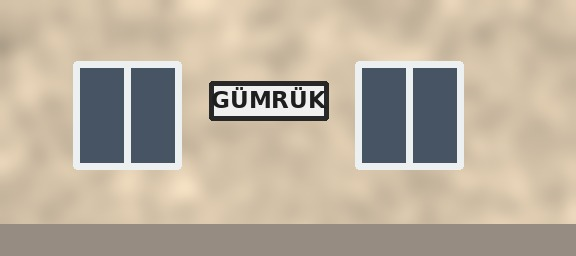
#> input picture S17/project/tex/office.jpg, 576 x 256 px
$ python -i stamp.py   (imports and definitions only)
#> lines starting #> are read from the running program, lines starting #| are printed output that depends on the picture; after the words box and inside, x2 and y2 are one past the last pixel; in counts of white or black regions, pixels touching at a corner belong together
"""The "Sınavda çıkar" stamp and what it brings, as whole-frame effects on the finished picture (RGB uint8):
1. A rubber stamp comes down out of the top of the frame and leaves a red SINAVDA ÇIKAR mark.
2. The picture turns into a newspaper clipping: halftone photo, the documented fact as the headline, the date line.
   No masthead and no real paper's name: the clipping is the show's own device.
3. INSERT: Vehbi's textbook page, the same figure underlined.
The text lives in room.py (STAMP_HEAD, STAMP_BODY, STAMP_DATE); this file only draws it. Reusable by later stamp scenes."""
import math

import cv2
import numpy as np
from PIL import Image, ImageDraw, ImageFont

import room as R

RED = (196, 36, 40)
INK = (34, 30, 28)
NEWS = (226, 220, 204)
TABLE = (58, 46, 38)
SANS = '/usr/share/fonts/truetype/dejavu/DejaVuSans-Bold.ttf'
SERIF_B = '/usr/share/fonts/truetype/dejavu/DejaVuSerif-Bold.ttf'
SERIF = '/usr/share/fonts/truetype/dejavu/DejaVuSerif.ttf'
_cache = {}


def _ease(u):
    u = min(max(u, 0.0), 1.0)
    return u * u * (3 - 2 * u)


def _font(p, s):
    return ImageFont.truetype(p, int(s))


def _fit(d, text, path, size, max_w):
    """The largest font up to `size` at which `text` fits in `max_w` pixels."""
    s = size
    while s > 8:
        f = _font(path, s)
        if d.textlength(text, font=f) <= max_w:
            return f
        s *= .94
    return _font(path, s)


def mark(W, H):
    """The red stamp mark, RGBA, a little rotated, with the ink a touch uneven."""
    key = ('mark', W, H)
    if key in _cache:
        return _cache[key]
    w, h = int(W * .34), int(H * .17)
    im = Image.new('RGBA', (w, h), (0, 0, 0, 0))
    d = ImageDraw.Draw(im)
    d.rounded_rectangle((4, 4, w - 5, h - 5), radius=int(h * .12), outline=RED + (255,), width=max(int(h * .07), 3))
    d.text((w / 2, h / 2), 'SINAVDA ÇIKAR', font=_font(SANS, h * .36), fill=RED + (255,), anchor='mm')
    im = im.rotate(-8, expand=True, resample=Image.BICUBIC)
    a = np.array(im).astype(np.float32)
    rng = np.random.default_rng(3)
    grain = cv2.GaussianBlur(rng.uniform(.55, 1.0, a.shape[:2]).astype(np.float32), (0, 0), 1.2)
    a[..., 3] *= np.clip(grain * 1.15, 0, 1)
    _cache[key] = a
    return a


def _paste(dst, rgba, x, y, alpha=1.0):
    h, w = rgba.shape[:2]
    H, W = dst.shape[:2]
    x0, y0 = max(x, 0), max(y, 0)
    x1, y1 = min(x + w, W), min(y + h, H)
    if x1 <= x0 or y1 <= y0:
        return
    s = rgba[y0 - y:y1 - y, x0 - x:x1 - x]
    a = s[..., 3:4] / 255 * alpha
    dst[y0:y1, x0:x1] = dst[y0:y1, x0:x1] * (1 - a) + s[..., :3] * a


# [12 lines left out: function stamp_tool, not called in this run]


def clipping(pic):
    """The newspaper clipping, built around the current picture: a halftone photo, the headline, the body, the date."""
    H, W = pic.shape[:2]
#> H = 256; W = 576
    out = np.empty((H, W, 3), np.float32)
    out[:] = TABLE
    key = ('page', W, H)
#> key = ('page', 576, 256)
    if key not in _cache:
        page = Image.new('RGB', (int(W * .86), int(H * .9)), NEWS)
        d = ImageDraw.Draw(page)
        pw, ph = page.size
#> pw = 495; ph = 230
        d.text((pw / 2, ph * .05), '— ' + R.STAMP_DATE + ' —', font=_font(SERIF, ph * .035), fill=INK, anchor='mm')
        d.line((pw * .04, ph * .085, pw * .96, ph * .085), fill=INK, width=2)
        d.text((pw / 2, ph * .17), R.STAMP_HEAD, font=_fit(d, R.STAMP_HEAD, SERIF_B, ph * .11, pw * .9), fill=INK, anchor='mm')
        bf = min((_fit(d, line, SERIF, ph * .042, pw * .42) for line in R.STAMP_BODY), key=lambda f: f.size)
        for i, line in enumerate(R.STAMP_BODY):
            d.text((pw * .54, ph * (.32 + i * .062)), line, font=bf, fill=INK, anchor='lm')
        rng = np.random.default_rng(9)
        for i in range(8):                                      # Body columns as grey lines: nothing else readable.
            y = ph * (.34 + len(R.STAMP_BODY) * .062 + i * .048)
            d.line((pw * .53, y, pw * (.94 - .2 * (i == 7) - rng.uniform(0, .05)), y), fill=(150, 144, 132), width=max(int(ph * .012), 2))
        _cache[key] = np.array(page).astype(np.float32)
    page = _cache[key].copy()
#> page: shape (230, 495, 3) float32
    ph, pw = page.shape[:2]
    # The photo: the current picture in halftone grey, in a box on the left.
    bx0, by0, bx1, by1 = int(pw * .04), int(ph * .26), int(pw * .5), int(ph * .94)
#> bx0 = 19; by0 = 59; bx1 = 247; by1 = 216
    ph_w, ph_h = bx1 - bx0, by1 - by0
#> ph_w = 228; ph_h = 157
    src = cv2.resize(pic, (ph_w, ph_h), interpolation=cv2.INTER_AREA)
    g = cv2.cvtColor(src, cv2.COLOR_RGB2GRAY).astype(np.float32) / 255
    yy, xx = np.mgrid[0:ph_h, 0:ph_w]
    cell = 5
    dots = (np.sin(xx * math.pi / cell) * np.sin(yy * math.pi / cell) + 1) / 2
    ht = (g * 1.15 > dots * .9).astype(np.float32) * .55 + g * .45
    photo = np.array(NEWS, np.float32) * ht[..., None] + np.array(INK, np.float32) * (1 - ht[..., None])
    page[by0:by1, bx0:bx1] = photo
    cv2.rectangle(page, (bx0, by0), (bx1, by1), INK, 2)
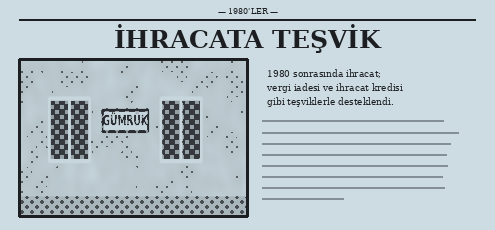
#> page: shape (230, 495, 3) float32; mean of channels 0, 1, 2 201.7, 195.9, 181.6; drawn as B, G, R
    # Torn-looking edge: nibble the border.
    rng = np.random.default_rng(4)
    m = np.ones((ph, pw), np.float32)
    for x in range(0, pw, 6):
        m[:int(rng.uniform(0, 7)), x:x + 6] = 0
        m[ph - int(rng.uniform(0, 7)):, x:x + 6] = 0
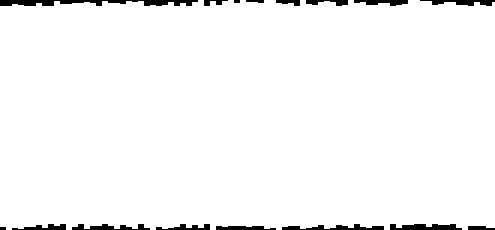
#> m: shape (230, 495) float32; values 0 (black) and 1 (white), 97.1% white; 16 black regions (2 under 20 px), largest, box (x1, y1, x2, y2) and area: (0, 0, 198, 6) 780, (390, 224, 462, 230) 342, (282, 224, 384, 230) 330
    for y in range(0, ph, 6):
        m[y:y + 6, :int(rng.uniform(0, 7))] = 0
        m[y:y + 6, pw - int(rng.uniform(0, 7)):] = 0
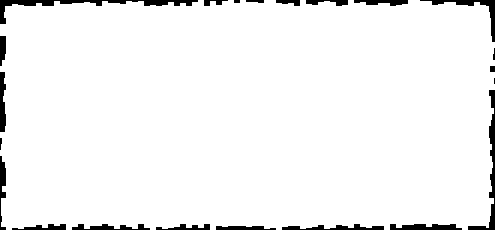
#> m: shape (230, 495) float32; values 0 (black) and 1 (white), 95.7% white; 22 black regions (4 under 20 px), largest, box (x1, y1, x2, y2) and area: (0, 0, 198, 24) 870, (468, 90, 495, 230) 648, (420, 0, 495, 42) 438
    rgba = np.dstack([page, m * 255])
    # A soft shadow, then the clipping, slightly turned.
    M = cv2.getRotationMatrix2D((pw / 2, ph / 2), 1.5, 1.0)
#> M = [[1, 0.0262, -2.93], [-0.0262, 1, 6.52]]
    rgba = cv2.warpAffine(rgba, M, (pw, ph), flags=cv2.INTER_LINEAR, borderValue=(0, 0, 0, 0))
    ox, oy = (W - pw) // 2, (H - ph) // 2
    sh = np.zeros((H, W), np.float32)
    sh[oy + 8:oy + ph + 8, ox + 10:ox + pw + 10] = rgba[..., 3] / 255
    sh = cv2.GaussianBlur(sh, (0, 0), 10) * .5
    out *= (1 - sh[..., None])
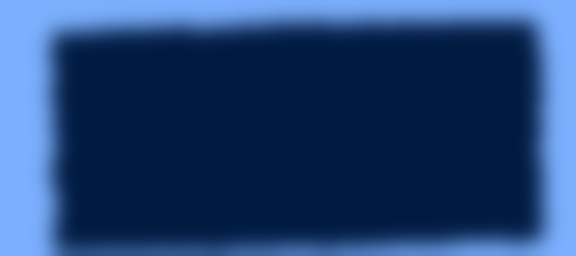
#> out: shape (256, 576, 3) float32; mean of channels 0, 1, 2 36.6, 29.1, 24; drawn with min black and max white
    _paste(out, rgba, ox, oy)
    mk = mark(W, H)
#> in mark, `im = Image.new('RGBA', (w, h), (0, 0, 0, 0))`: im: PIL image 195x43 RGBA; every value is 0
#> in mark, `a[..., 3] *= np.clip(grain * 1.15, 0, 1)`:
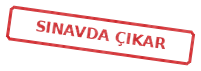
#> a: shape (71, 201, 4) float32; mean R, G, B, A 40.2, 6.9, 7.7, 31; transparent parts drawn white
    _paste(out, mk, int(ox + pw * .26), int(oy + ph * .68))
#> call 2 of _paste, with x = 168, y = 169, alpha = 1
#> in _paste (call 2), `a = s[..., 3:4] / 255 * alpha`:
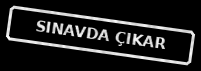
#> a: shape (71, 201, 1) float32; min 0, max 1, mean 0.121
#> in _paste (call 2), `dst[y0:y1, x0:x1] = dst[y0:y1, x0:x1] * (1 - a) + s[..., :3] * a`:
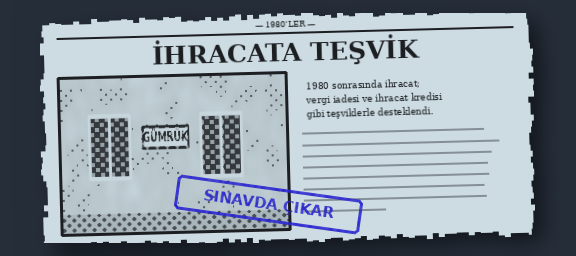
#> dst: shape (256, 576, 3) float32; mean of channels 0, 1, 2 161.3, 152.3, 140.2; drawn as B, G, R
    return out


# [60 lines left out: functions textbook_page, overlay, not called in this run]

>>> import cv2
>>> picture = cv2.cvtColor(cv2.imread('tex/office.jpg'), cv2.COLOR_BGR2RGB)
>>> result = clipping(picture)

$ run again, on S17/project/tex/quay.jpg
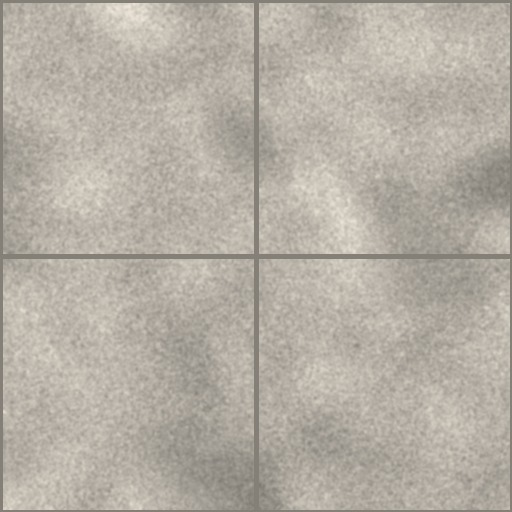
#> input picture S17/project/tex/quay.jpg, 512 x 512 px
#> after the loop in clipping, `for x in range(0, pw, 6):`:
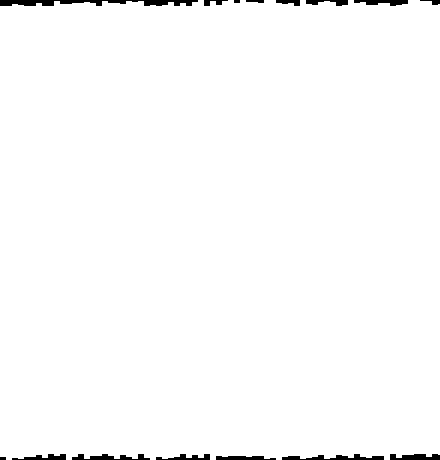
#> m: shape (460, 440) float32; values 0 (black) and 1 (white), 98.6% white; 15 black regions (2 under 20 px), largest, box (x1, y1, x2, y2) and area: (0, 0, 198, 6) 780, (282, 454, 384, 460) 330, (72, 454, 150, 460) 276
#> in _paste (call 2), `dst[y0:y1, x0:x1] = dst[y0:y1, x0:x1] * (1 - a) + s[..., :3] * a`:
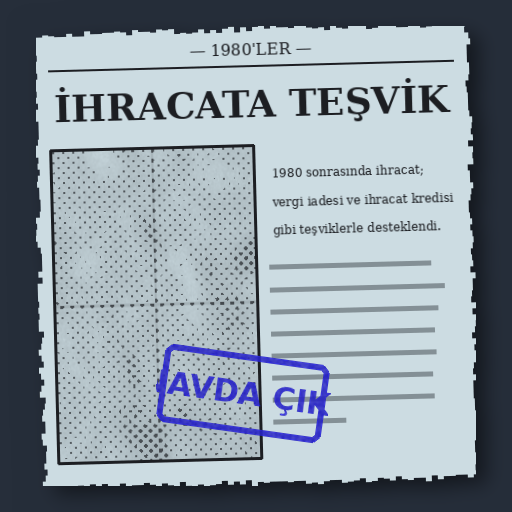
#> dst: shape (512, 512, 3) float32; mean of channels 0, 1, 2 164.7, 155.3, 143; drawn as B, G, R
